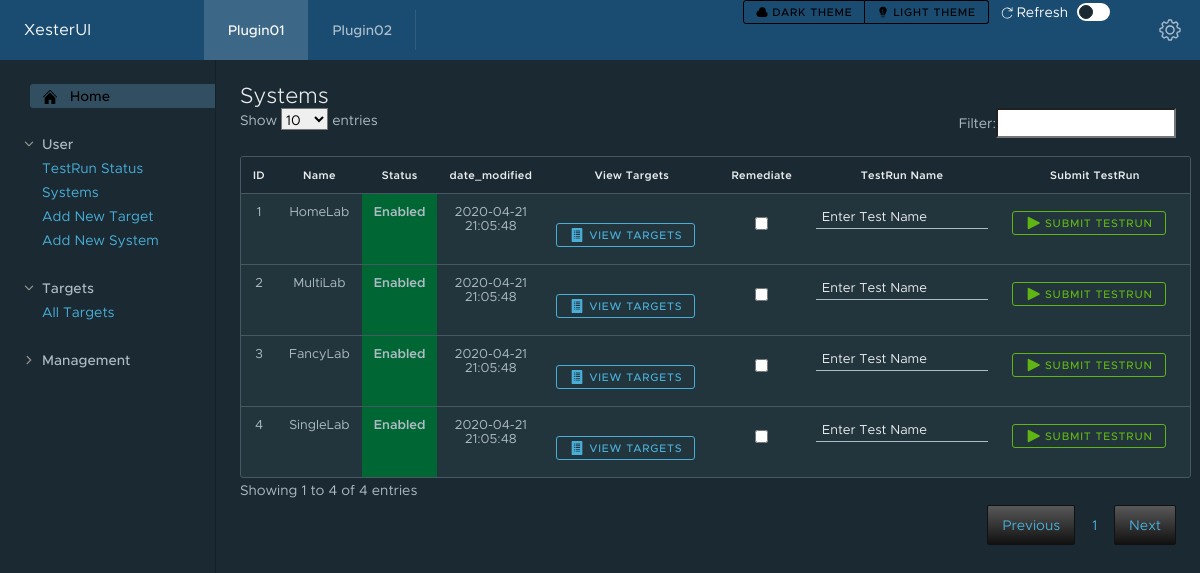
Page /UI/systems.php on the committed database.
### tables this page shows
CREATE TABLE SYSTEMS (
  ID int(11) NOT NULL AUTO_INCREMENT,
  SYSTEM_Name varchar(255) NOT NULL,
  STATUS_ID int(11) NOT NULL,
  PRIMARY KEY (ID),  
  FOREIGN KEY(STATUS_ID) REFERENCES STATUS(ID),
  date_modified TIMESTAMP NOT NULL DEFAULT CURRENT_TIMESTAMP ON UPDATE CURRENT_TIMESTAMP
);

CREATE TABLE STATUS (
  ID int(11) NOT NULL AUTO_INCREMENT,
  Status varchar(50) NOT NULL,
  HtmlColor varchar(10) Not NULL,
  HTML_Description varchar(20) Not NULL,
  PRIMARY KEY (ID),
  UNIQUE (Status),
  date_modified TIMESTAMP NOT NULL DEFAULT CURRENT_TIMESTAMP ON UPDATE CURRENT_TIMESTAMP
);

### UI/systems.php (the view, shortened to what this page needs)
<!DOCTYPE html>
<html lang="en">
<?php
	require_once 'components/header.php';
?>
<?php
if (!empty($_GET['TestName'])) {
	$TestName=$_GET['TestName'];
	$System_ID=$_GET['System_ID'];
	if(!empty($_GET['Remediate'])){
		$Remediate=$_GET['Remediate'];
		include 'components/database.php';
		$sql = "insert into testrun (Name,System_ID,STATUS_ID,RESULT_ID,Remediate,Hidden) VALUES ('$TestName','$System_ID','5','6','1',0)";
		$pdo = Database::connect();
		$pdo->query($sql);
		Database::disconnect();
		header("Refresh:0 url=index.php");
	} else {
		include 'components/database.php';
		$sql = "insert into testrun (Name,System_ID,STATUS_ID,RESULT_ID,Hidden) VALUES ('$TestName','$System_ID','5','6',0)";
		$pdo = Database::connect();
		$pdo->query($sql);
		Database::disconnect();
		header("Refresh:0 url=index.php");
	}
} else {
?>
	<div class="content-area">
    <h3>Systems</h3>
				<div class="row">
					<table id="example" class="table compact">
						<thead>
							<tr>
							<th>ID</th>
							<th>Name</th>
							<th>Status</th>
							<th>date_modified</th>
							<th>View Targets</th>
							<th>Remediate</th>
							<th>TestRun Name</th>
							<th>Submit TestRun</th>
							</tr>
						</thead>
						<tbody>
							<?php
							$pdo = Database::connect();
							if (!empty($_GET['System_ID'])) {
								$System_ID=$_GET['System_ID'];
								$sql = "select sys.ID, "
										. "sys.SYSTEM_Name, "
										. "sys.Status_ID, "
										. "sys.date_modified, "
										. "s.Status, "
										. "s.HtmlColor "
									. "from SYSTEMS sys "
									. "join STATUS s on sys.Status_ID=s.ID "
									. "where sys.ID like '$System_ID'";
							} else {
								$sql = "select sys.ID, "
										. "sys.SYSTEM_Name, "
										. "sys.Status_ID, "
										. "sys.date_modified, "
										. "s.Status, "
										. "s.HtmlColor "
									. "from SYSTEMS sys "
									. "join STATUS s on sys.Status_ID=s.ID ";
							}
							foreach ($pdo->query($sql) as $row) {
								echo '<tr>';
								echo '<td>'. $row['ID'] . '</td>';
								echo '<td>'. $row['SYSTEM_Name'] . '</td>';
								echo '<td style=background-color:'. $row['HtmlColor'] . '><b>'. $row['Status'] . '</b></td>';
								echo '<td>'. $row['date_modified'] . '</td>';
								echo '<td><form action="targets.php" method="get"><input type="hidden" name="System_ID" value='.$row['ID'].'><input type="hidden" name="SYSTEM_Name" value='.$row['SYSTEM_Name'].'><button class="btn btn-info btn-sm"><clr-icon class="is-solid" shape="list" size="16"></clr-icon> View Targets</button></form></td>';
								echo '<td><form action="systems.php" method="get"><input type="checkbox" name="Remediate" value="1"></td>';
                                echo '<td><input type="text" name="TestName" value="Enter Test Name"></td>';
                                echo '<td><input type="hidden" name="System_ID" value='.$row['ID'].'><button class="btn btn-success-outline btn-sm"><clr-icon class="is-solid" shape="play" size="16"></clr-icon> Submit TestRun</button></form></td>';
								echo '</tr>';
							}
							?>
						</tbody>
					</table>
		</div>
	</div>
    <nav class="sidenav">
	</nav>
</div>
</body>
<?php
	}
?>
</html>

### UI/components/header.php (shortened to what this page needs)
<!DOCTYPE html>
<html lang="en">
    <head>
		<link rel="stylesheet" href="components/css/clarity-ui-dark.min.css" title="dark" type="text/css" />
		<link rel="alternate stylesheet" href="components/css/clarity-ui.min.css" title="light" type="text/css"/>
        <link rel="stylesheet" href="components/css/clarity-icons.min.css">
        <link rel="stylesheet" href="components/css/custom-datatables.jquery.min.css">
        <link rel="stylesheet" href="components/css/custom-buttons.css">
    </head>
    <body onload="set_style_from_cookie()">
        <div class="main-container">
            <header class="header header-3">
                <div class="branding">
                    <a href="index.php" class="nav-link">
                        <span class="title">XesterUI</span>
                    </a>
                </div>
                <div class="header-nav">
                    <a href="index.php" class="active nav-link nav-text">Plugin01</a>
                    <a href="index.php" class="nav-link nav-text">Plugin02</a>
                </div>
                <div class="header-actions">
                    <div class="btn-group">
                        <button class="btn btn-inverse btn-sm" type="button" onclick="switch_style('dark');return false;" name="theme" value="Dark Theme" id="dark"><clr-icon class="is-solid" size="12" shape="cloud"></clr-icon> Dark Theme</button>
                        <button class="btn btn-inverse btn-sm" type="button" onclick="switch_style('light');return false;" name="theme" value="Light Theme" id="light"><clr-icon class="is-solid" size="12" shape="lightbulb"></clr-icon> Light Theme</button>
                    </div>
                    <div class="toggle-switch">
                        <label for="reloadCB"><clr-icon class="is-solid" size="12" shape="refresh"></clr-icon> Refresh</label>
                    </div>
                    <a href="https://github.com/jpsider/xesterui" class="nav-link nav-icon" target="_blank">
                        <clr-icon shape="cog"></clr-icon>
                    </a>
                </div>
            </header>
	    <div class="content-container">

### rows in the picture
systems: ID "1", SYSTEM_Name "HomeLab", STATUS_ID.Status "Enabled", date_modified "2020-04-21 21:05:48"
systems: ID "2", SYSTEM_Name "MultiLab", STATUS_ID.Status "Enabled", date_modified "2020-04-21 21:05:48"
systems: ID "3", SYSTEM_Name "FancyLab", STATUS_ID.Status "Enabled", date_modified "2020-04-21 21:05:48"
systems: ID "4", SYSTEM_Name "SingleLab", STATUS_ID.Status "Enabled", date_modified "2020-04-21 21:05:48"
